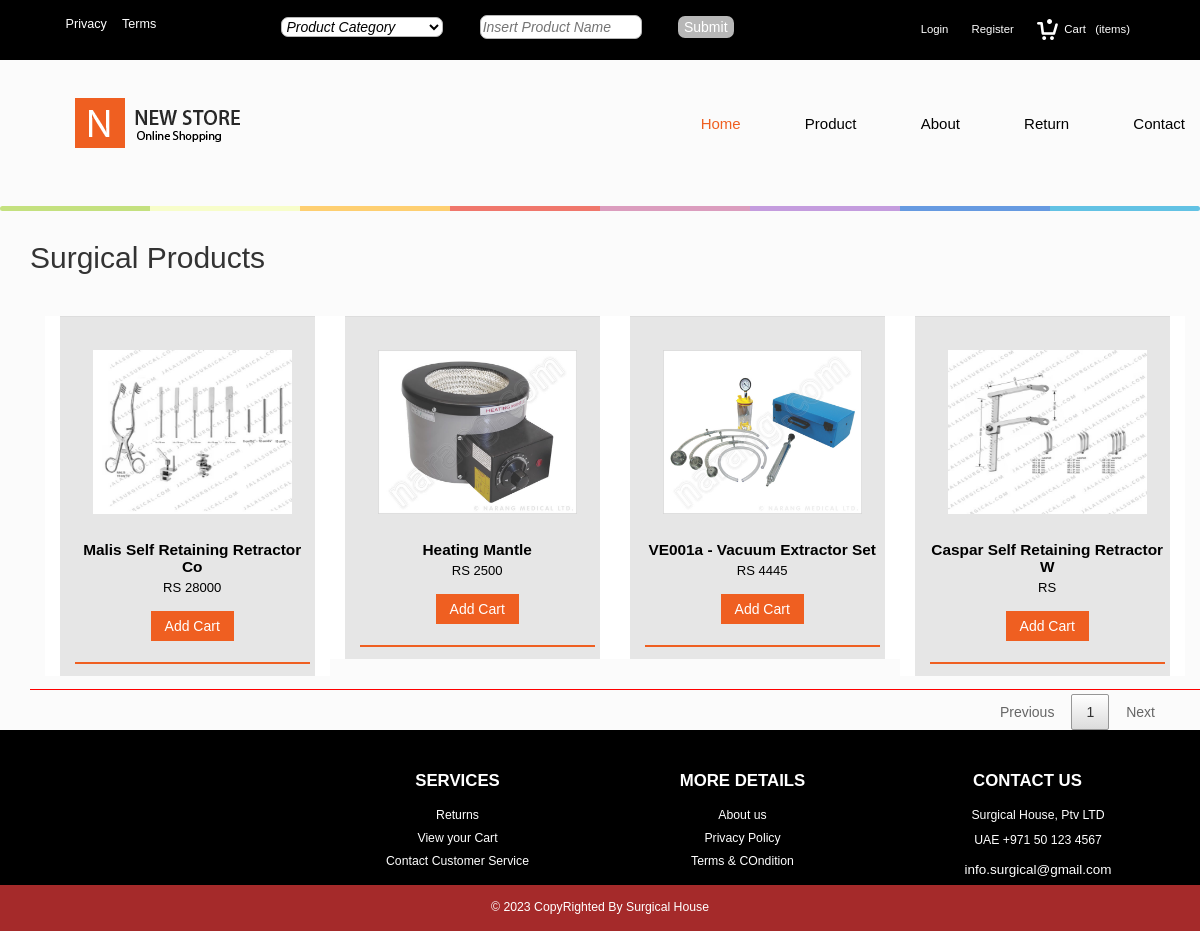
Page /surgical_seling/filter_action.php on the committed database.
### tables this page shows
CREATE TABLE IF NOT EXISTS `products` (
  `p_id` int NOT NULL AUTO_INCREMENT,
  `sp_product` varchar(33) DEFAULT NULL,
  `si_product` varchar(33) DEFAULT NULL,
  `description` varchar(500) DEFAULT NULL,
  `image` varchar(300) DEFAULT NULL,
  PRIMARY KEY (`p_id`)
);

CREATE TABLE IF NOT EXISTS `price_insert` (
  `pi_id` int NOT NULL AUTO_INCREMENT,
  `price` varchar(33) NOT NULL,
  `p_id` int NOT NULL,
  PRIMARY KEY (`pi_id`),
  KEY `p_id` (`p_id`)
);

### surgical_seling/filter_action.php (the view, shortened to what this page needs)
<!DOCTYPE HTML>
<html>
<head>
    <link href="css/profile/custom.css" rel="stylesheet">
<link href="css/bootstrap.css" rel="stylesheet" type="text/css" media="all" />
<link href="css/style.css" rel="stylesheet" type="text/css" media="all" />
<link href="css/memenu.css" rel="stylesheet" type="text/css" media="all" />
<link rel="stylesheet" href="css/company.css" />
<link href="css/footer.css" rel='stylesheet' type='text/css' />
<link href="css/filter.css" rel="stylesheet" type="text/css" media="all" />
<link href="css/product2.css" rel="stylesheet" type="text/css" media="all" />
<link href="css/product.css" rel="stylesheet" type="text/css" media="all" />
 <link rel="stylesheet" href="css/user_table/demo_table.min.css">
</head>
<body>
<?php
	include("top_head.php");
	include("header.php");
?>
<div class="parts">
	 <div class="container">
		 <h2>Surgical Products</h2>
	<div class="bike-parts-sec">
		      <div class="bike-parts">
			  						 <div class="bike-apparels">
					 <div class="parts1">
<table  id="datatables" class="table no-margin col-md-12" style="border-bottom-color:red;padding-bottom:13px">
                  <tbody class="dd">
				 	<?php
		include("conection.php");
		$p = mysqli_real_escape_string($connect,$_POST['p']);
	$user = mysqli_query($connect,("select * from products where sp_product LIKE '%$p%' OR si_product LIKE '%$p%'"));
	while($u = mysqli_fetch_array($user))
	{
		$pr = mysqli_fetch_array(mysqli_query($connect,("select * from price_insert where p_id ='".$u['p_id']."'")));
	?>
<tr class="col-md-3">
	<td>
						<?php echo("<a href='single.php?p_id=".$u['p_id']."'>"); ?>
						 <div class="part-sec">
							 <img src="<?php echo("Admin/images/".$u['image']); ?>" alt=""/>
							 <div class="part-info">
							 <?php if($u['sp_product'] != NULL){?>
							  <?php echo("<a class='asd' href='single.php?p_id=".$u['p_id']."'>"); ?><h5><?php echo($u['sp_product']);?><span>RS  <?php echo($pr['price']);?></span></h5></a>
						<?php } if($u['si_product'] != NULL){?>
						 <?php echo("<a class='asd' href='single.php?p_id=".$u['p_id']."'>"); ?><h5><?php echo($u['si_product']);?><span>RS  <?php echo($pr['price']);?></span></h5></a>
						<?php } ?>
								<?php echo("<a class='qck' href='single.php?p_id=".$u['p_id']."'>"); ?>Add Cart</a>
							 </div>
						 </div></a>
					</td>
</tr>
		<?php
			}
		?>
</tbody>
           </table>
		</div>
				 </div>
			 </div>
		 </div>
	  </div>
</div>
<?php
	include("footer.php");
?>
</body>
</html>

### surgical_seling/top_head.php (shortened to what this page needs)
     <div class="header-top">
	   <div class="wrap">
			  <div class="header-top-left">
			  	  <ul>
						<li><a href="policy.php" >Privacy</a></li>
						<li><a href="term.php" >Terms</a></li>
					</ul>
   			 </div>
	<div class="contact" style="padding-top:15px;">
			<form name="fm1" action="filter_action.php" method="POST">
				 <select id="continent" onchange="countryChange(this);" name="product_type" required>
					  <option  value="empty">Product Category</option>
				 </select>
				  <input type="text" id="div_state" placeholder="Insert Product Name" name="p" maxlength="33" required>
				 <button type="submit" >Submit</button>
			</form>
	</div>
			 <div class="cssmenu" style="margin-top:-30px;">
				<ul>
<?php
	if(!isset($_SESSION['user_id']) )
	{
?>
					<li><a href="login.php">Login</a></li>
					<li><a href="login.php">Register</a></li>
					<li><a href="login.php" class="simpleCart_empty"><img src="images/cart.png" alt=""/>&nbsp Cart &nbsp (items) </a></li>
<?php
	}
?>
				</ul>
			</div>
 		</div>
	</div>

### surgical_seling/header.php (shortened to what this page needs)
<div class="header-bottom">
    <div class="wrap">
<div class="header">
	<div class="container">
		<div class="head-top">
			<div class="logo">
				<a href="index.php"><img src="images/logo.png" alt=""></a>
			</div>
	  <div class=" h_menu4">
			<ul class="memenu skyblue">
				  <li class="active grid"><a class="color8" href="index.php">Home</strong></a></li>
			      <li><a class="color1" href="#">Product</a>
				</li>
			<li><a class="color4" href="about.php">About</a></li>
			<li><a class="color4" href="return.php">Return</a></li>
			<li><a class="color6" href="contact.php">Contact</a></li>
		  </ul>
		</div>
			<div class="clearfix"> </div>
	</div>
	</div>
</div>
    </div>
</div>
<hr class="colorgraph"  style="margin-bottom:10px;">

### surgical_seling/footer.php (shortened to what this page needs)
<div class="footer" align="center">
	<div class="footer-grids">
		<div class="container">
		<div class="col-md-3 col-sm-3 footer-grid">
			</div>
			<div class="col-md-3 col-sm-3  footer-grid">
				<h4><strong>Services</strong></h4>
				<ul>
					<li><a href="return.php">Returns</a></li>
					<li><a href="user_cart.php">View your Cart</a></li>
					<li><a href="contact.php">Contact Customer Service</a></li>
				</ul>
			</div>
			<div class="col-md-3 col-sm-2 footer-grid">
				<h4><strong>More details</strong></h4>
				<ul>
					<li><a href="about.php">About us</a></li>
					<li><a href="policy.php">Privacy Policy</a></li>
					<li><a href="term.php">Terms & COndition</a></li>
				</ul>
			</div>
			<div class="col-md-3 col-sm-4 footer-grid contact-grid">
				<h4><strong>Contact us</strong></h4>
				<ul>
					<li><span class="c-icon"> </span>Surgical House, Ptv LTD</li>
					<li><span class="c-icon2"> </span>UAE  +971 50 123 4567</li>
					<li><span class="c-icon1"> </span><a href="#">info.surgical@gmail.com</a></li>
				</ul>
			</div>
		</div>
	</div>
</div>
<div class="copy-right">
		<p>© 2023 CopyRighted By Surgical House</p>
</div>

### surgical_seling/css/profile/custom.css (style rules this page uses)
body { background: #000066; background-position: initial initial; background-repeat: initial initial; margin: 0px; padding: 0px; }
.colorgraph { height: 5px; border-top: 0; background: #000066; border-radius: 5px; background-image: -webkit-linear-gradient(left, #c4e17f, #c4e17f 12.5%, #f7fdca 12.5%, #f7fdca 25%, #fecf71 25%, #fecf71 37.5%, #f0776c 37.5%, #f0776c 50%, #db9dbe 50%, #db9dbe 62.5%, #c49cde 62.5%, #c49cde 75%, #669ae1 75%, #669ae1 87.5%, #62c2e4 87.5%, #62c2e4); background-image: -moz-linear-gradient(left, #c4e17f, #c4e17f 12.5%, #f7fdca 12.5%, #f7fdca 25%, #fecf71 25%, #fecf71 37.5%, #f0776c 37.5%, #f0776c 50%, #db9dbe 50%, #db9dbe 62.5%, #c49cde 62.5%, #c49cde 75%, #669ae1 75%, #669ae1 87.5%, #62c2e4 87.5%, #62c2e4); background-image: -o-linear-gradient(left, #c4e17f, #c4e17f 12.5%, #f7fdca 12.5%, #f7fdca 25%, #fecf71 25%, #fecf71 37.5%, #f0776c 37.5%, #f0776c 50%, #db9dbe 50%, #db9dbe 62.5%, #c49cde 62.5%, #c49cde 75%, #669ae1 75%, #669ae1 87.5%, #62c2e4 87.5%, #62c2e4); background-image: linear-gradient(to right, #c4e17f, #c4e17f 12.5%, #f7fdca 12.5%, #f7fdca 25%, #fecf71 25%, #fecf71 37.5%, #f0776c 37.5%, #f0776c 50%, #db9dbe 50%, #db9dbe 62.5%, #c49cde 62.5%, #c49cde 75%, #669ae1 75%, #669ae1 87.5%, #62c2e4 87.5%, #62c2e4); }

### surgical_seling/css/style.css (style rules this page uses)
body { font-family: 'Exo 2', sans-serif; background:#fff; }
.wrap { width:80%; margin:0 auto; }
.header-top { background:black; }
.header-top-left { width:20.5%; float:left; }
.header-top-left ul { padding: 0; margin: 0; }
.header-top-left { float:left; }
.header-top-left ul li { display:inline-block; padding:.9em .4em; }
.header-top-left ul li a { color:#fff; font-size: 0.9em; text-decoration:none; }
.cssmenu { float:right; color:#96e8fc; font-size: 0.8125em; }
.cssmenu ul li { display: inline-block; }
.cssmenu ul li a { color:#fff; display: block; margin:10px; }
.header-bottom { background:#fff; padding:2% 0; }
.logo { float:left; margin-right: 6.6%; }
table { border-collapse: collapse; border-spacing: 0; }
@media (max-width:1366px) { .wrap { width:90%; } }
@media (max-width:1280px) { .wrap { width:90%; } }

### surgical_seling/css/memenu.css (style rules this page uses)
.header-bottom { background-color:#FBFBFB; }
body { background-color:#FBFBFB; }
.memenu { margin-bottom:0px;padding:0;width:100%;list-style:none;display:inline-block;position:relative;font-size:15px }
.memenu li { margin-bottom:-5px;display:inline }
.memenu>li>a { float:left;padding:8px 30px;text-decoration:none;text-transform:capitalize;font-size:1em; font-weight: 500; -webkit-transition: all 0.3s ease-in-out; -moz-transition: all 0.3s ease-in-out; -o-transition: all 0.3s ease-in-out; transition: all 0.3s ease-in-out; }
.memenu>li.active>a { color:#00405d; }
.memenu>li.active>a { color:#EF5F21; }
.skyblue li>a,.skyblue>li.showhide span { color:#000 }
.logo { float: left; }
.head-top { padding: 1em 0; }
.h_menu4 { margin: 7px 0 0px; float: right; }

### surgical_seling/css/company.css (style rules this page uses)
.services,.gallery,.team,.contact,.blog,.subscribe-agileinfo { padding:0; }

### surgical_seling/css/footer.css (style rules this page uses)
.footer { background-color:black; padding:3em 0 0 0; }
.footer-grid h4 { color:white; margin:0; padding:0; text-transform:uppercase; font-weight:300; font-size:1.2em; margin-bottom:0.8em; }
.footer-grid ul { margin:0; padding:0; }
.footer-grid ul li { display:block; }
.footer-grid ul li a { font-size:0.875em; color:#fff; text-decoration:none; padding:0.2em 0; display:inline-block; }
.contact-grid ul li { font-size:0.875em; color:#fff; padding:0.3em 0; }
.contact-grid ul li span { width:15px; height:15px; display:inline-block; background:url(../images/footer-icons.png) no-repeat 0px 0px; display:inline-block; vertical-align:middle; margin-right:0.5em; }
.contact-grid ul li a { font-size:1.1em; display:inline-block; }
.contact-grid ul li span.c-icon1 { background-position: 0px -25px; }
.contact-grid ul li span.c-icon2 { background-position: 0px -49px; }
.copy-right { background-color:brown; padding:1em; }
.copy-right p { text-align:center; color:#fff; font-size:0.875em; margin:0; padding:0; }

### rows in the picture
products: image (picture), si_product "Malis Self Retaining Retractor Co", price_insert.price "28000"
products: image (picture), sp_product "Heating Mantle", price_insert.price "2500"
products: image (picture), sp_product "VE001a - Vacuum Extractor Set", price_insert.price "4445"
products: image (picture), si_product "Caspar Self Retaining Retractor W"
